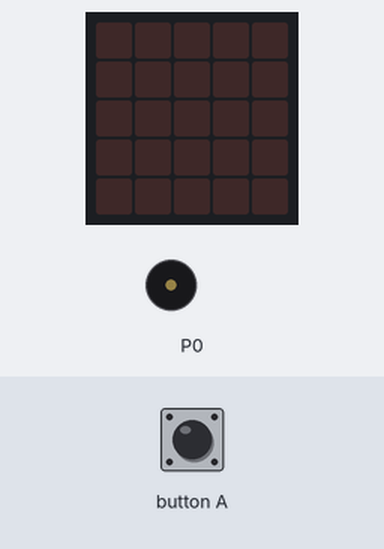
Bench run of a program on a simulated BBC micro:bit (MakeCode). Parts: the board's 5×5 LED display, buzzer (waves = sounding). The test bench sets the inputs (shaded band). Random numbers come from a fixed seed.

Above: at 1.2 s.
1.3 s: button A pressed for 0.15 s
At 3.9 s:
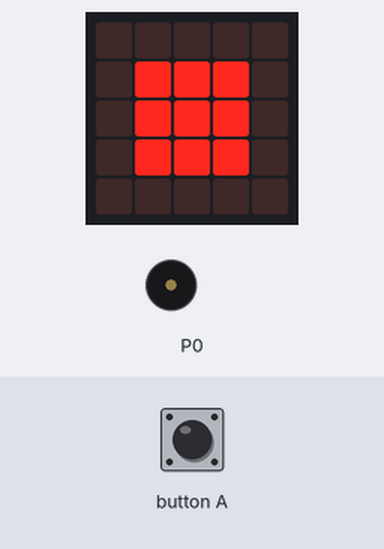
4.3 s: button A pressed for 0.15 s
At 6.3 s:
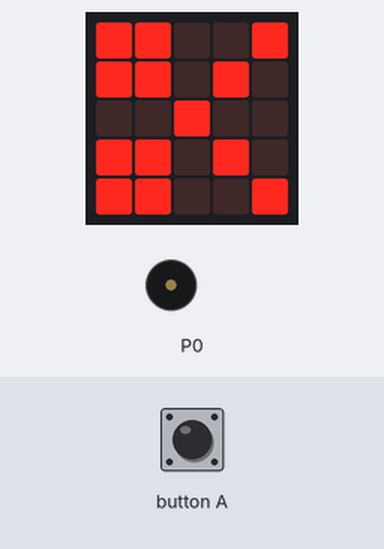
7.3 s: button A pressed 2 times (0.12 s each, 0.3 s apart)
At 10.2 s:
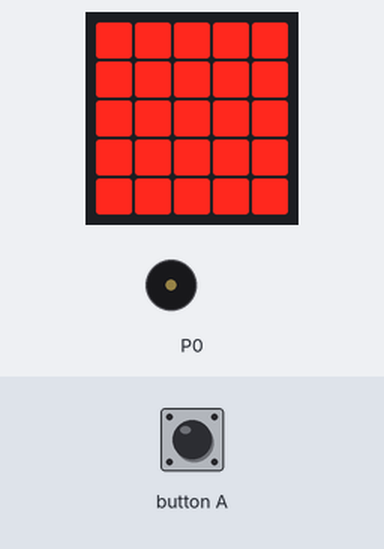
Timing chart, 0 to 11.7 s (numbered marks = the images above; inputs shaded):
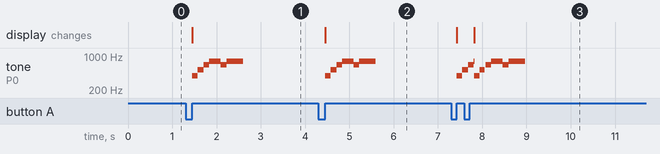

The program:

main.ts
```typescript
let aleatorio = 0
input.onButtonPressed(Button.A, function () {
    aleatorio = randint(1, 3)
    music.startMelody(music.builtInMelody(Melodies.PowerUp), MelodyOptions.Once)
    if (aleatorio == 1) {
        basic.showLeds(`
            . . . . .
            . # # # .
            . # # # .
            . # # # .
            . . . . .
            `)
    }
    if (aleatorio == 2) {
        basic.showLeds(`
            # # # # #
            # # # # #
            # # # # #
            # # # # #
            # # # # #
            `)
    }
    if (aleatorio == 3) {
        basic.showLeds(`
            # # . . #
            # # . # .
            . . # . .
            # # . # .
            # # . . #
            `)
    }
})
basic.forever(function () {

})
```

test.ts
```typescript
// aquí va el archivo "tests"; esto no se compilará cuando este paquete se utilice como una extensión.
```

Measured:
- after the input at 1.3 s, tone on P0: plays 392 Hz for 0.13 s, 523 Hz for 0.13 s, 659 Hz for 0.13 s, 784 Hz for 0.26 s, 659 Hz for 0.13 s, 784 Hz for 0.38 s, starting after 0.15 s; the display: changes after 0.15 s (image 1)
- after the input at 4.3 s, tone on P0: plays 392 Hz for 0.13 s, 523 Hz for 0.13 s, 659 Hz for 0.13 s, 784 Hz for 0.26 s, 659 Hz for 0.13 s, 784 Hz for 0.38 s, starting after 0.15 s; the display: changes after 0.15 s (image 2)
- after the input at 7.3 s, tone on P0: plays 392 Hz for 0.13 s, 523 Hz for 0.13 s, 659 Hz for 0.13 s, 784 Hz for 0.01 s, 392 Hz for 0.13 s, 523 Hz for 0.11 s … (10 notes in this stretch), starting after 0.12 s; the display: first changes after 0.12 s (image 3 shows a later state)
